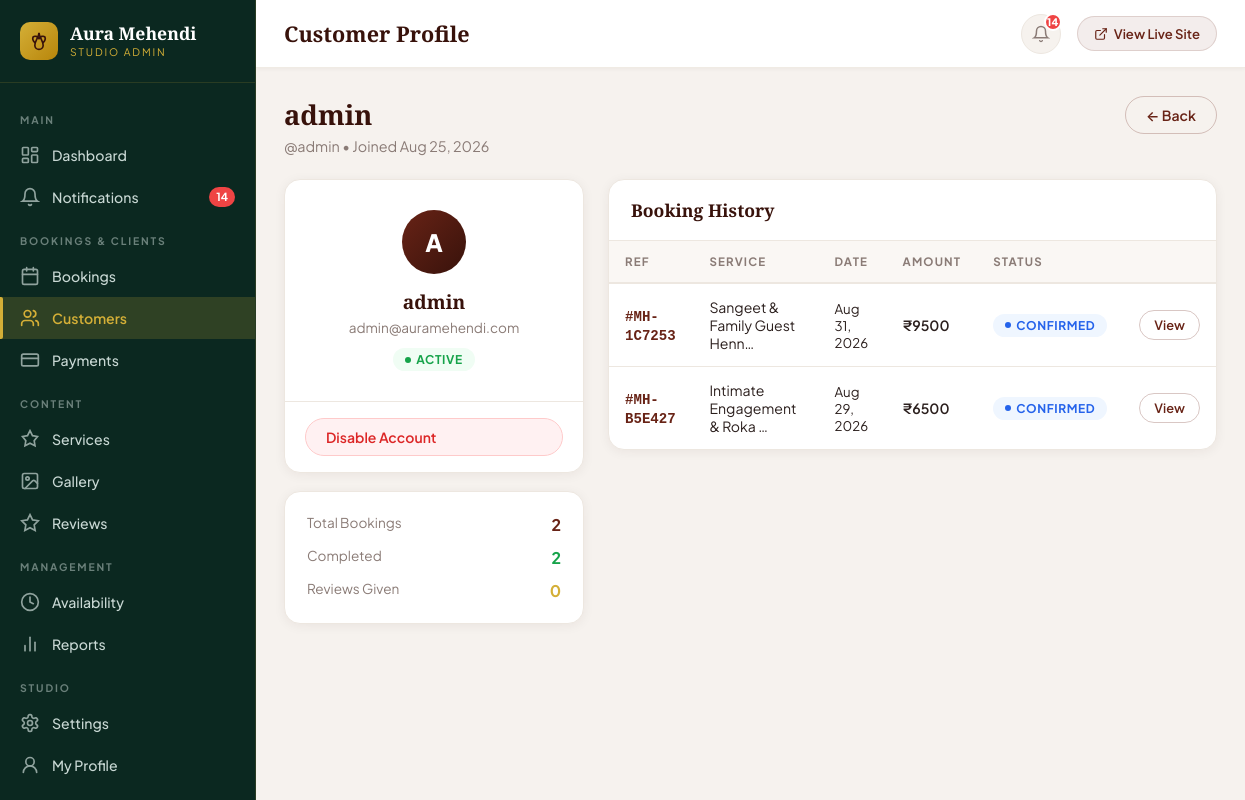
/admin-panel/customers/1/ (signed in), run on the app's committed database.
### booking/models.py (models this page shows, shortened)
class Booking(models.Model):
    STATUS_CHOICES = [
        ('PENDING', 'Pending Confirmation'),
        ('CONFIRMED', 'Confirmed'),
        ('COMPLETED', 'Completed'),
        ('CANCELLED', 'Cancelled'),
        ('REJECTED', 'Rejected'),
    ]
    VENUE_CHOICES = [
        ('studio', 'Artist Luxury Studio (In-Salon)'),
        ('home', 'Client Venue / Home Visit (+ ₹500 Travel)'),
    ]
    TIME_SLOTS = [
        ('09:00 AM', '09:00 AM - 11:30 AM (Morning Slot)'),
        ('11:30 AM', '11:30 AM - 02:00 PM (Mid-Day Slot)'),
        ('02:00 PM', '02:00 PM - 04:30 PM (Afternoon Slot)'),
        ('04:30 PM', '04:30 PM - 07:00 PM (Evening Sunset Slot)'),
        ('07:00 PM', '07:00 PM - 09:30 PM (Night Gala Slot)'),
    ]
    booking_ref = models.CharField(max_length=20, unique=True, editable=False, db_index=True)
    user = models.ForeignKey(User, null=True, blank=True, on_delete=models.SET_NULL, related_name='bookings')
    service = models.ForeignKey(Service, on_delete=models.CASCADE, related_name='bookings')
    customer_name = models.CharField(max_length=120)
    customer_email = models.EmailField()
    customer_phone = models.CharField(max_length=20)
    booking_date = models.DateField()
    booking_time = models.CharField(max_length=20, choices=TIME_SLOTS)
    venue_type = models.CharField(max_length=20, choices=VENUE_CHOICES, default='studio')
    address = models.TextField(blank=True, help_text="Full address for Home / Wedding Venue visit")
    special_notes = models.TextField(blank=True, help_text="Custom bridal figures, special requests, number of hands, etc.")
    total_price = models.DecimalField(max_digits=8, decimal_places=2, blank=True)
    status = models.CharField(max_length=20, choices=STATUS_CHOICES, default='CONFIRMED')
    created_at = models.DateTimeField(auto_now_add=True)
    updated_at = models.DateTimeField(auto_now=True)
    class Meta:
        ordering = ['-booking_date', '-booking_time']
        constraints = [
            models.UniqueConstraint(
                fields=['booking_date', 'booking_time'],
                condition=~models.Q(status='CANCELLED'),
                name='unique_active_slot_booking'
            )
        ]

class Service(models.Model):
    CATEGORY_CHOICES = [
        ('bridal', 'Bridal Couture'),
        ('arabic', 'Arabic & Floral'),
        ('indo_western', 'Indo-Western & Fusion'),
        ('mandala', 'Mandala & Minimalist'),
        ('party', 'Sangeet & Party Mehendi'),
        ('traditional', 'Traditional Rajasthani/Marwari'),
    ]
    title = models.CharField(max_length=120)
    category = models.CharField(max_length=50, choices=CATEGORY_CHOICES, default='bridal')
    tagline = models.CharField(max_length=200, blank=True, help_text="Short highlight, e.g., 'Elaborate elbow-length bridal intricacy'")
    description = models.TextField()
    price = models.DecimalField(max_digits=8, decimal_places=2)
    duration_hours = models.DecimalField(max_digits=4, decimal_places=1, default=2.0)
    badge = models.CharField(max_length=50, blank=True, help_text="e.g. 'Most Popular', 'Bridal Signature'")
    image_url = models.CharField(max_length=400, blank=True, help_text="Image URL or static path")
    image = models.ImageField(upload_to='services/', null=True, blank=True, help_text="Upload image (overrides image URL)")
    features_list = models.TextField(blank=True, help_text="Enter features separated by commas or newlines")
    is_featured = models.BooleanField(default=False)
    is_active = models.BooleanField(default=True, help_text="Inactive services won't appear on the public site")
    created_at = models.DateTimeField(auto_now_add=True)
    class Meta:
        ordering = ['-is_featured', 'price']

### panel/views.py (the view, shortened to what this page needs)
# urls.py: path('customers/<int:pk>/', views.customer_detail, name='customer_detail'),
@staff_member_required(login_url='/login/')
def customer_detail(request, pk):
    customer = get_object_or_404(User, pk=pk)
    bookings = Booking.objects.filter(user=customer).select_related('service')
    reviews = Review.objects.filter(user=customer).select_related('service_taken')
    return render(request, 'panel/customers/detail.html', {
        'customer': customer,
        'bookings': bookings,
        'reviews': reviews,
        'unread_count': _get_unread_count(),
    })

### panel/views.py (called while the page is built)
def _get_unread_count():
    return Notification.objects.filter(is_read=False).count()

### panel/templates/panel/customers/detail.html (shortened to what this page needs)
{% extends 'panel/base_admin.html' %}
{% block page_title %}Customer Profile{% endblock %}
{% block content %}
<div class="page-header">
  <div class="page-header-left">
    <h1>{{ customer.get_full_name|default:customer.username }}</h1>
    <p>@{{ customer.username }} &bull; Joined {{ customer.date_joined|date:"M d, Y" }}</p>
  </div>
  <a href="{% url 'panel:customers_list' %}" class="btn-admin btn-admin-outline">&larr; Back</a>
</div>
<div style="display:grid;grid-template-columns:300px 1fr;gap:24px;align-items:start;">
  <div style="display:flex;flex-direction:column;gap:18px;">
    <div class="card">
      <div class="card-body" style="text-align:center;padding:30px 20px;">
        <div style="width:64px;height:64px;background:linear-gradient(135deg,var(--henna),var(--henna-dark));color:#fff;border-radius:50%;display:flex;align-items:center;justify-content:center;font-weight:800;font-size:1.5rem;margin:0 auto 14px;">
          {{ customer.first_name|default:customer.username|make_list|first|upper }}
        </div>
        <h3 style="font-family:var(--serif);font-size:1.2rem;color:var(--henna-dark);">{{ customer.get_full_name|default:customer.username }}</h3>
        <p style="color:var(--text-muted);font-size:0.85rem;margin-top:4px;">{{ customer.email }}</p>
        {% if customer.is_active %}
          <span class="status-pill" style="background:#f0fdf4;color:#16a34a;margin-top:12px;">Active</span>
        {% else %}
          <span class="status-pill" style="background:#fef2f2;color:#dc2626;margin-top:12px;">Disabled</span>
        {% endif %}
      </div>
      <div style="border-top:1px solid var(--border);padding:16px 20px;">
        <form method="POST">
          <button type="submit" class="btn-admin {% if customer.is_active %}btn-admin-danger{% else %}btn-admin-success{% endif %}" style="width:100%;">
            {% if customer.is_active %}Disable Account{% else %}Enable Account{% endif %}
          </button>
        </form>
      </div>
    </div>
    <div class="card">
      <div class="card-body">
        <div style="display:flex;justify-content:space-between;margin-bottom:12px;">
          <span style="color:var(--text-muted);font-size:0.85rem;">Total Bookings</span>
          <strong style="color:var(--henna);">{{ bookings.count }}</strong>
        </div>
        <div style="display:flex;justify-content:space-between;margin-bottom:12px;">
          <span style="color:var(--text-muted);font-size:0.85rem;">Completed</span>
          <strong style="color:#16a34a;">{{ bookings|length }}</strong>
        </div>
        <div style="display:flex;justify-content:space-between;">
          <span style="color:var(--text-muted);font-size:0.85rem;">Reviews Given</span>
          <strong style="color:var(--gold);">{{ reviews.count }}</strong>
        </div>
      </div>
    </div>
  </div>
  <div style="display:flex;flex-direction:column;gap:20px;">
    <div class="card">
      <div class="card-header"><span class="card-title">Booking History</span></div>
      <div style="overflow-x:auto;">
        <table class="admin-table">
          <thead>
            <tr><th>Ref</th><th>Service</th><th>Date</th><th>Amount</th><th>Status</th><th></th></tr>
          </thead>
          <tbody>
            {% for b in bookings %}
              <tr>
                <td><strong style="color:var(--henna);font-family:monospace;">#{{ b.booking_ref }}</strong></td>
                <td style="font-size:0.88rem;">{{ b.service.title|truncatechars:28 }}</td>
                <td style="font-size:0.83rem;">{{ b.booking_date|date:"M d, Y" }}</td>
                <td style="font-weight:600;">₹{{ b.total_price|floatformat:0 }}</td>
                <td><span class="status-pill status-{{ b.status }}">{{ b.get_status_display }}</span></td>
                <td><a href="{% url 'panel:booking_detail' b.pk %}" class="btn-admin btn-admin-outline btn-admin-sm">View</a></td>
              </tr>
            {% empty %}
              <tr><td colspan="6" style="text-align:center;padding:24px;color:var(--text-muted);">No bookings yet.</td></tr>
            {% endfor %}
          </tbody>
        </table>
      </div>
    </div>
  </div>
</div>
{% endblock %}

### panel/static/panel/css/admin.css (style rules this page uses)
:root { --sidebar-w: 256px; --sidebar-bg: #0b2820; --sidebar-border: rgba(212, 175, 55, 0.15); --sidebar-hover: rgba(212, 175, 55, 0.08); --sidebar-active: rgba(212, 175, 55, 0.18); --sidebar-text: #c9d8d4; --sidebar-muted: rgba(201, 216, 212, 0.5); --topbar-bg: #ffffff; --topbar-border: #f0ebe4; --topbar-h: 68px; --content-bg: #f6f2ee; --card-bg: #ffffff; --card-radius: 16px; --card-shadow: 0 2px 12px rgba(56, 18, 11, 0.06); --card-shadow-hover: 0 8px 28px rgba(56, 18, 11, 0.12); --henna: #682316; --henna-dark: #38120b; --gold: #d4af37; --gold-light: #f7e7b4; --terracotta: #c85a32; --emerald: #0e3027; --text-main: #2b1f1d; --text-muted: #8a7b76; --border: #ede7e0; --status-pending: #f59e0b; --status-confirmed: #2563eb; --status-completed: #16a34a; --status-cancelled: #dc2626; --status-rejected: #7c3aed; --serif: 'Playfair Display', Georgia, serif; --sans: 'Plus Jakarta Sans', -apple-system, sans-serif; --transition: all 0.25s cubic-bezier(0.16, 1, 0.3, 1); }
*, *::before, *::after { box-sizing: border-box; margin: 0; padding: 0; }
html { scroll-behavior: smooth; }
body { font-family: var(--sans); background: var(--content-bg); color: var(--text-main); display: flex; min-height: 100vh; }
.page-header { display: flex; align-items: flex-start; justify-content: space-between; margin-bottom: 24px; gap: 16px; flex-wrap: wrap; }
.page-header-left h1 { font-family: var(--serif); font-size: 1.7rem; color: var(--henna-dark); margin-bottom: 4px; }
.page-header-left p { color: var(--text-muted); font-size: 0.9rem; }
.card { background: var(--card-bg); border-radius: var(--card-radius); box-shadow: var(--card-shadow); border: 1px solid var(--border); overflow: hidden; }
.card-header { padding: 18px 22px; border-bottom: 1px solid var(--border); display: flex; align-items: center; justify-content: space-between; gap: 12px; }
.card-title { font-family: var(--serif); font-size: 1.1rem; font-weight: 700; color: var(--henna-dark); }
.card-body { padding: 22px; }
.btn-admin { display: inline-flex; align-items: center; gap: 8px; padding: 9px 20px; font-family: var(--sans); font-size: 0.875rem; font-weight: 600; border-radius: 99px; border: 1.5px solid transparent; cursor: pointer; text-decoration: none; transition: var(--transition); }
.btn-admin-outline { background: transparent; color: var(--henna); border-color: rgba(104, 35, 22, 0.25); }
.btn-admin-danger { background: #fff1f2; color: #dc2626; border-color: #fecaca; }
.btn-admin-sm { padding: 6px 14px; font-size: 0.8rem; }
.admin-table { width: 100%; border-collapse: collapse; font-size: 0.88rem; }
.admin-table th { padding: 13px 16px; text-align: left; font-size: 0.72rem; font-weight: 700; text-transform: uppercase; letter-spacing: 0.1em; color: var(--text-muted); background: #faf7f4; border-bottom: 2px solid var(--border); }
.admin-table td { padding: 14px 16px; border-bottom: 1px solid var(--border); vertical-align: middle; color: var(--text-main); }
.admin-table tr:last-child td { border-bottom: none; }
.status-pill { display: inline-flex; align-items: center; gap: 5px; padding: 4px 12px; border-radius: 99px; font-size: 0.75rem; font-weight: 700; text-transform: uppercase; letter-spacing: 0.05em; }
.status-pill::before { content: ''; width: 6px; height: 6px; border-radius: 50%; background: currentColor; }
.status-CONFIRMED { background: #eff6ff; color: #2563eb; }

### data on the page
Booking: booking_ref "MH-1C7253", service "Sangeet & Family Guest Henn…", booking_date "Aug 31, 2026", total_price "9500", status "CONFIRMED"
Booking: booking_ref "MH-B5E427", service "Intimate Engagement & Roka …", booking_date "Aug 29, 2026", total_price "6500", status "CONFIRMED"

### other printed values
{{ unread_count }} "14"
{{ customer.get_full_name|default:customer.username }} "admin"
{{ customer.username }} "admin"
{{ customer.date_joined|date:"M d, Y" }} "Aug 25, 2026"
{{ customer.first_name|default:customer.username|make_list|first|upper }} "A"
{{ customer.email }} "admin@auramehendi.com"
{{ bookings.count }} "2"
{{ bookings|length }} "2"
{{ reviews.count }} "0"
